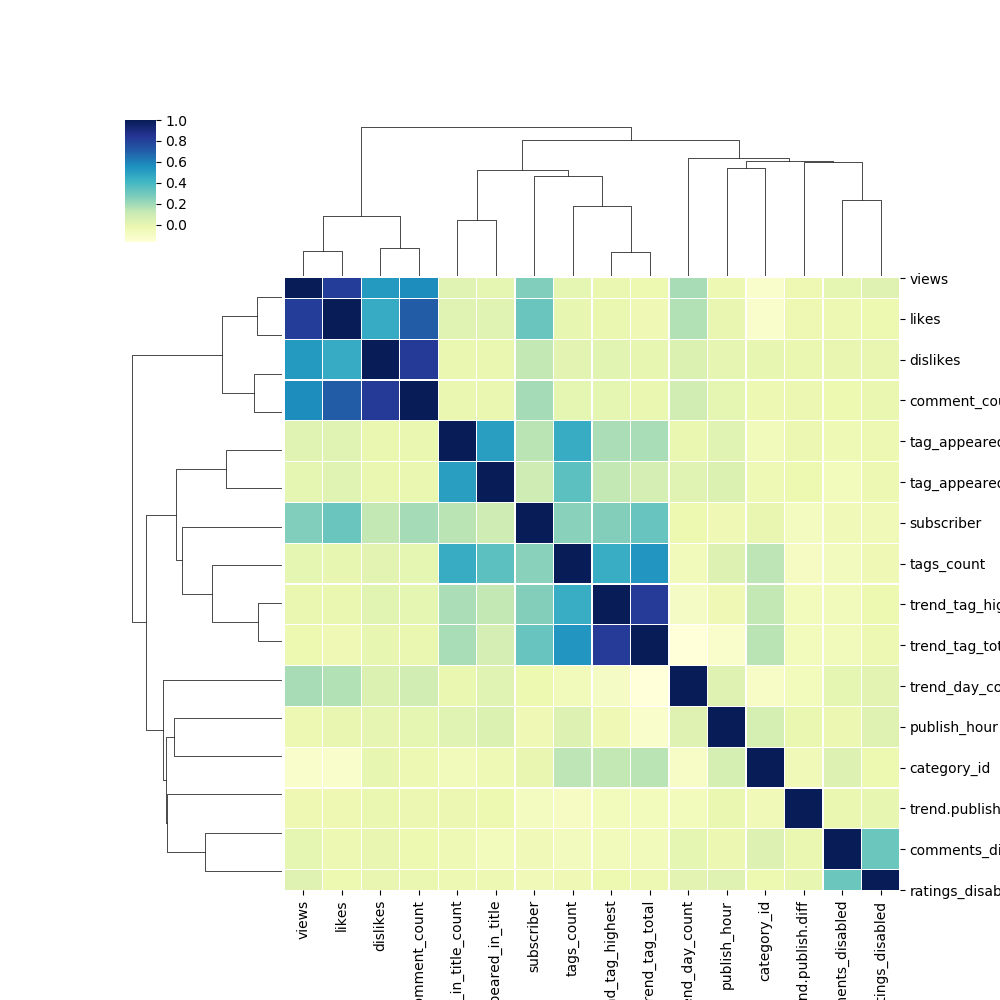

This chart was generated by the following Python code:
import pandas as pd
import numpy as np
import matplotlib.pyplot as plt
import seaborn as sns

youtube_vid = pd.read_csv('USvideos_modified.csv')

corrmat = youtube_vid.corr()

cg = sns.clustermap(corrmat, cmap="YlGnBu", linewidths=0.1)
plt.setp(cg.ax_heatmap.yaxis.get_majorticklabels() , rotation=0)
plt.savefig("heat_map_correlation.png")

plt.show()